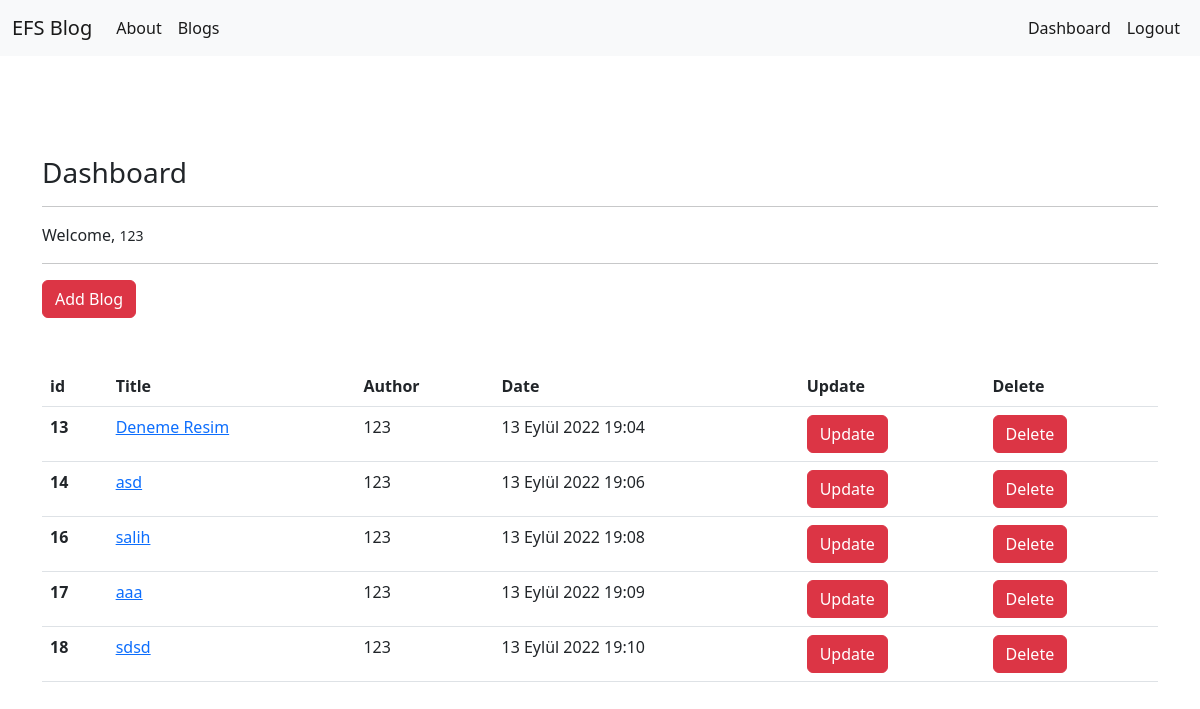
Screenshot of /blogs/dashboard/ (signed in) with the database file from the repository.
### article/models.py (models this page shows, shortened)
class Article(models.Model):
    author = models.ForeignKey("auth.User", on_delete = models.CASCADE,verbose_name= "Author ")
    title = models.CharField(max_length = 50, verbose_name= "Title ")
    content = RichTextField()
    created_date = models.DateTimeField(auto_now_add=True, verbose_name= "Created Date")
    article_image = models.FileField(blank = True,null = True,verbose_name="Image")

### article/views.py (the view)
# urls.py: path('dashboard/',views.dashboard,name = "dashboard"),
def dashboard(request):
    articles = Article.objects.filter(author = request.user)
    context = {
        "articles" : articles
    }
    return render(request,"dashboard.html",context)

### templates/dashboard.html
{% extends 'layout.html' %}
{% block body %}
<h3> Dashboard </h3>
<hr>
<p>
    Welcome, <small>{{request.user.username}}</small>
</p>
<hr>
<a class = "btn btn-danger" href = "/blogs/addblog"> Add Blog </a>
<br><br><br>
{% if articles %}
    <table class="table">
        <thead>
        <tr>
            <th scope="col">id</th>
            <th scope="col">Title</th>
            <th scope="col">Author</th>
            <th scope="col">Date</th>
            <th scope="col">Update</th>
            <th scope="col">Delete</th>
        </tr>
        </thead>
        <tbody>
            {% for article in articles %}
                <tr>
                    <th scope="row">{{article.id}}</th>
                    <td><a href = "/blogs/blog/{{article.id}}">{{article.title}}</a></td>
                    <td>{{article.author.username}}</td>
                    <td>{{article.created_date}}</td>
                    <td><a href="/blogs/update/{{article.id}}" class = "btn btn-danger">Update</a></td>
                    <td><a href="/blogs/delete/{{article.id}}" class = "btn btn-danger">Delete</a></td>
                </tr>
            {% endfor %}
        </tbody>
    </table>
{% else %}
    <div class ="alert alert-danger"> You did not write any blog.</div>
{% endif %}
{% endblock body %}

### rows the page displays
Article: id "13", title "Deneme Resim", author.username "123", created_date "13 Eylül 2022 19:04"
Article: id "14", title "asd", author.username "123", created_date "13 Eylül 2022 19:06"
Article: id "16", title "salih", author.username "123", created_date "13 Eylül 2022 19:08"
Article: id "17", title "aaa", author.username "123", created_date "13 Eylül 2022 19:09"
Article: id "18", title "sdsd", author.username "123", created_date "13 Eylül 2022 19:10"

### other values shown
{{ request.user.username }} "123"
